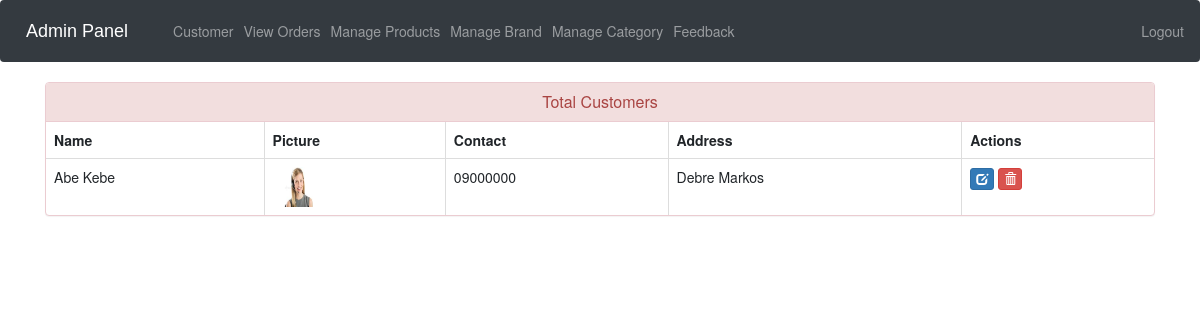
The app's page /view-customer (signed in) with its own data.
### shoeshop/models.py (models this page shows, shortened)
class Customer(models.Model):
    user=models.OneToOneField(User,on_delete=models.CASCADE)
    profile_pic= models.ImageField(upload_to='profile_pic/CustomerProfilePic/',null=True,blank=True)
    address = models.CharField(max_length=40)
    mobile = models.CharField(max_length=20,null=False)
    @property
    def get_name(self):
        return self.user.first_name+" "+self.user.last_name

### shoeshop/views.py (the view)
# urls.py: path('view-customer', views.view_customer_view,name='view-customer'),
@login_required(login_url='adminlogin')
def view_customer_view(request):
    customers=models.Customer.objects.all()
    return render(request,'shoeshop/view_customer.html',{'customers':customers})

### templates/shoeshop/view_customer.html (shortened to what this page needs)
{% extends 'shoeshop/admin_base.html' %}
{% load static %}
{% block content %}
<head>
  <link href="//netdna.bootstrapcdn.com/bootstrap/3.0.0/css/bootstrap.min.css" rel="stylesheet" id="bootstrap-css">
</head>
<div class="container">
  <div class="panel panel-danger">
    <div class="panel-heading">
      <h6 class="panel-title">Total Customers</h6>
    </div>
    <table class="table table-hover table-bordered" id="dev-table">
      <thead>
        <tr>
          <th>Name</th>
          <th>Picture</th>
          <th>Contact</th>
          <th>Address</th>
          <th>Actions</th>
        </tr>
      </thead>
      {% for c in customers %}
      <tr>
        <td> {{c.get_name}}</td>
        <td> <img src="{% static c.profile_pic.url %}" alt="Profile Pic" height="40px" width="40px" /></td>
        <td>{{c.mobile}}</td>
        <td>{{c.address}}</td>
        <td><a class="btn btn-primary btn-xs" href="{% url 'update-customer' c.id  %}"><span class="glyphicon glyphicon-edit"></span></a>
        <a class="btn btn-danger btn-xs" href="{% url 'delete-customer' c.id  %}"><span class="glyphicon glyphicon-trash"></span></a></td>
      </tr>
      {% endfor %}
    </table>
  </div>
</div>
{% endblock content %}

### templates/shoeshop/view_customer.html (style rules this page uses)
a:link { text-decoration: none; }
h6 { text-align: center; }

### records on screen
Customer: get_name "Abe Kebe", profile_pic (picture), mobile "09000000", address "Debre Markos"
